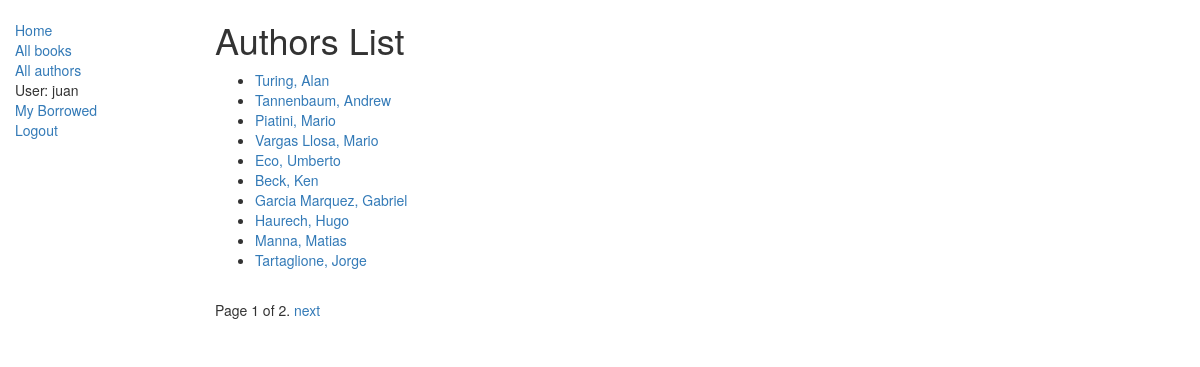
Page /catalog/authors/ (signed in) on the earlier database version.
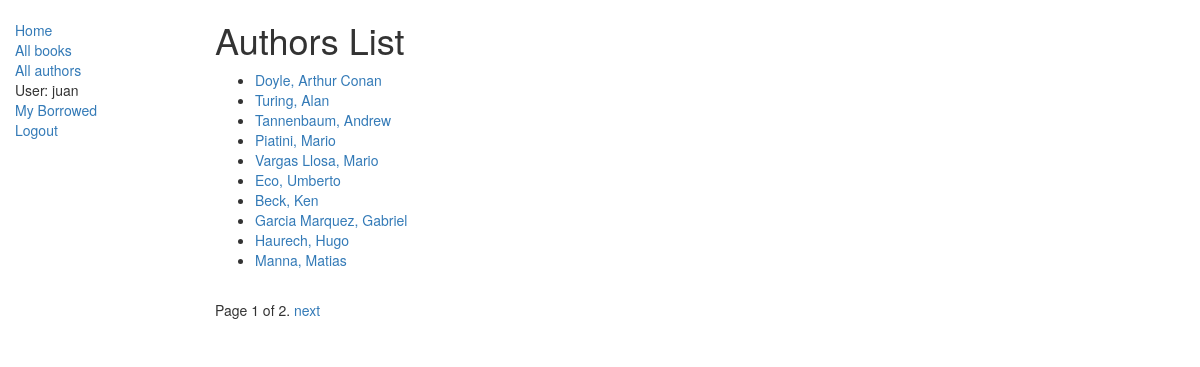
Same page on the later database version.
### catalog/models.py (models this page shows)
class Author(models.Model):
    first_name = models.CharField(max_length=100)
    last_name = models.CharField(max_length=100)
    date_of_birth = models.DateField(null=True, blank=True)
    date_of_death = models.DateField('died', null=True, blank=True)
    def get_absolute_url(self):
        return reverse('author-detail', args=[str(self.id)])
    def __str__(self):
        return '{0}, {1}'.format(self.last_name, self.first_name)
    class Meta:
        ordering = ['-id']
        permissions = (
            ("can_add_mod_del_authors", "Add, modify or delete authors"),
        )

### catalog/views.py (the view)
class AuthorListView(LoginRequiredMixin, generic.ListView):
    model = Author
    template_name = 'author_list.html'
    paginate_by = 10
    def get_queryset(self):
        return Author.objects.all()
    def get_context_data(self, **kwargs):
        context = super(AuthorListView, self).get_context_data(**kwargs)
        return context

### catalog/templates/catalog/author_list.html (shortened to what this page needs)
{% extends "base_generic.html" %}
{% block content %}
    <h1>Authors List</h1>
    {% if author_list %}
    <ul>
      {% for author in author_list %}
      <li>
        <a href="{{ author.get_absolute_url }}"> {{ author }}</a>
      </li>
      {% endfor %}
    </ul>
    {% else %}
      <p>There are no authors registered in the library.</p>
    {% endif %}
{% endblock %}

Differences in the rows shown:
no longer on this page (row unchanged): Author: last_name+first_name "Tartaglione, Jorge"
added Author: last_name+first_name "Doyle, Arthur Conan"
